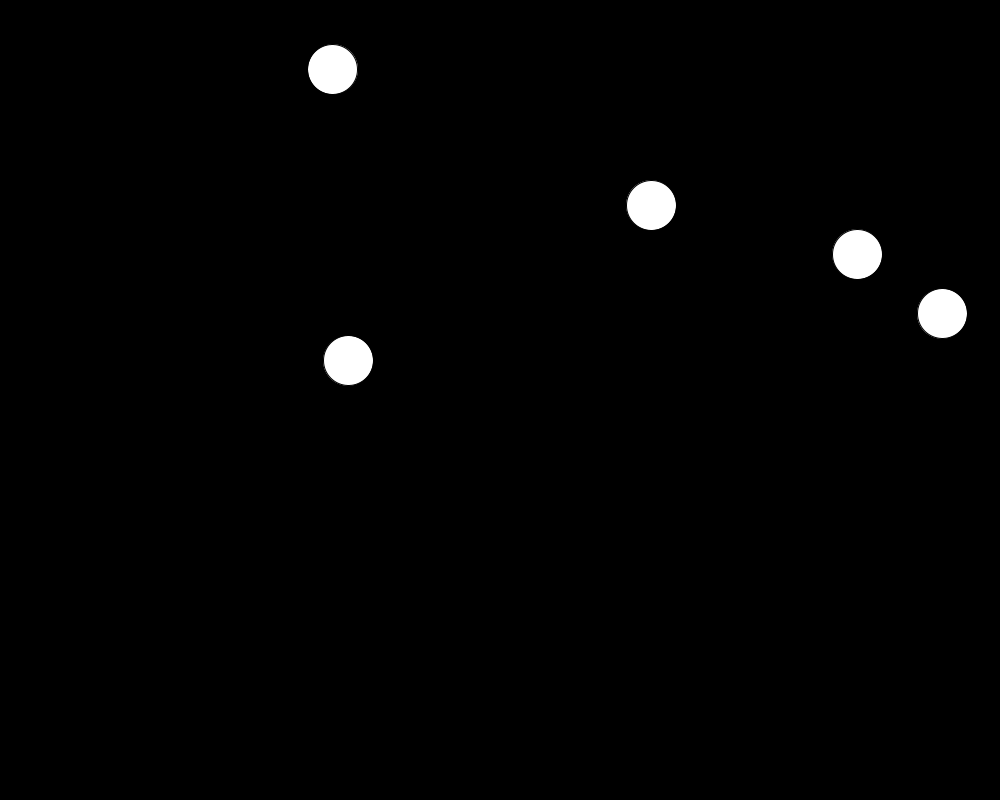
Frame 1 (no input)
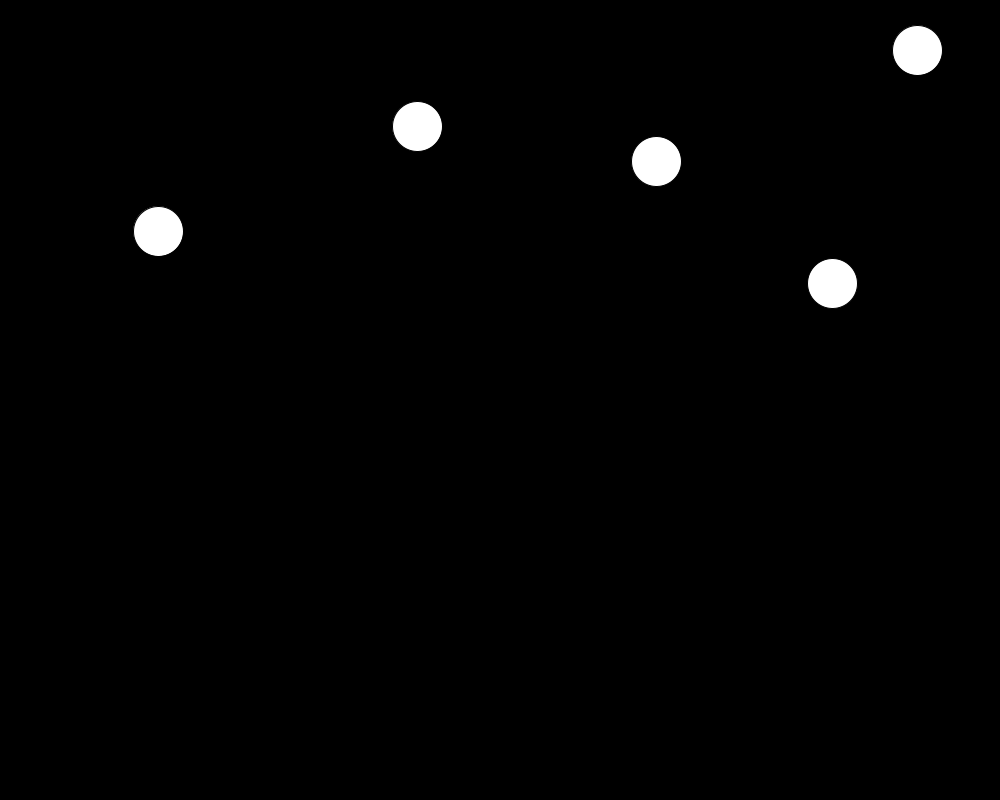
Frame 60 (the mouse pressed at the canvas centre just before this capture)
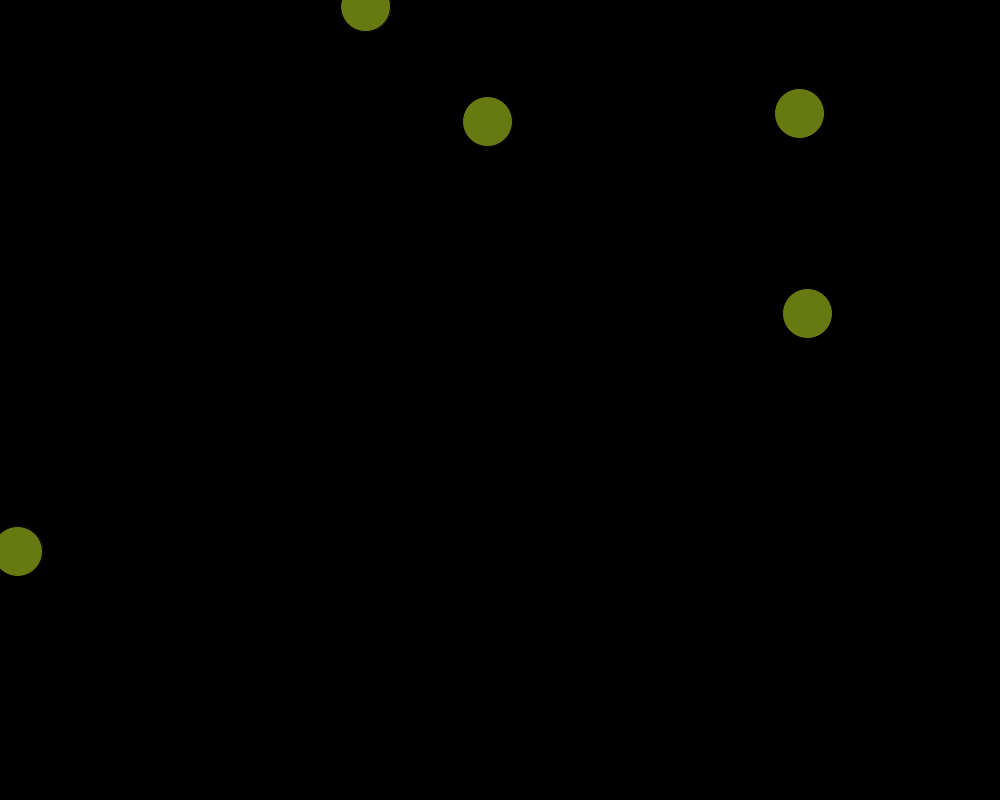
Frame 120 (the mouse held since frame 60 and released just before this capture)

The Processing sketch that drew these frames (run headless with seeded random() and noise(); from frame 60 on, the mouse is pressed at the canvas centre):

// Processing sketch: SP1
// ── SP1.pde
//Array
Ball[] multipleBalls = new Ball[5];



void setup() {
  size(1000, 800);



  // For loop used to draw multiple balls
  for ( int i = 0; i < multipleBalls.length; i++) {
    multipleBalls[i] = new Ball();
  }
}

void draw()
{
  background(0);
  for (Ball b : multipleBalls) {
    b.movement();
    b.display();
  }
}
//mousePressed used to change colors of the balls
void mousePressed() {
  println("Mouse was pressed");
  changeColor();
  
}

// ── Ball.pde
void changeColor() {
  fill(random(255), random(255), random(255));
  
}
class Ball {
  float xPos, yPos, movementX, movementY;
  //Constructor
  Ball() {
    //Random starting position
    this.xPos = random(0, width);  //this refers to this instance of the ball
    this.yPos = random(0, height);

    //Random starting speed
    this.movementX = random(-5, 5);
    this.movementY = random(-5, 5);
  }
  //Ball drawing/display
  void display() {
    ellipse(this.xPos, this.yPos, 50, 50);
  }
  //the balls movement
  void movement() {
    this.xPos = this.xPos + this.movementX;
    this.yPos = this.yPos + this.movementY;

    //If statements used to make the edges for the ball to bounce off
    //Side edges (x)
    if (this.xPos <0 || this.xPos > width) {
      this.movementX = this.movementX * -1.1;
    }
    //Top and bottom edges (y)
    if (this.yPos <0 || this.yPos > height) {
      this.movementY = this.movementY * -1.1;
    }
  }
}
